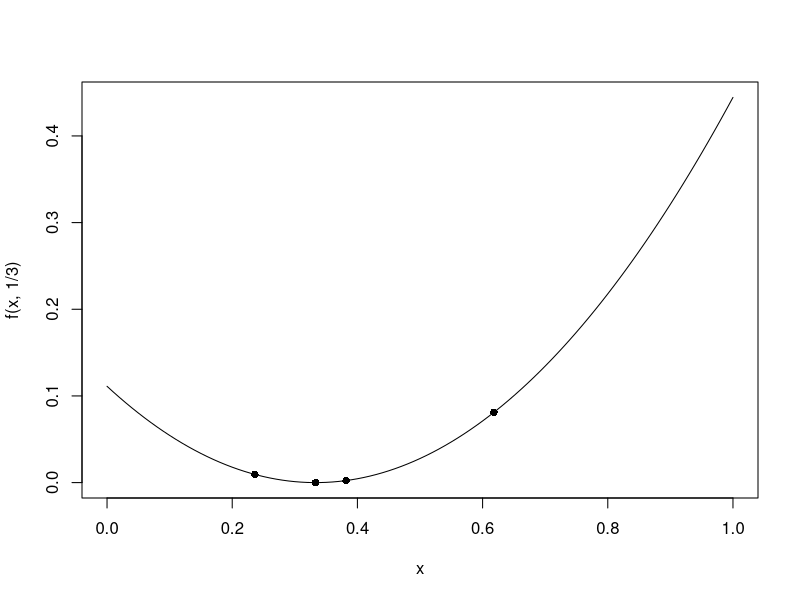

Source code (R):
library(spatstat.utils)


### Name: optimizeWithTrace
### Title: One Dimensional Optimization with Tracing
### Aliases: optimizeWithTrace
### Keywords: optimize

### ** Examples

  f <- function (x, a) (x - a)^2
  result <- optimizeWithTrace(f, c(0, 1), tol = 0.0001, a = 1/3)
  result
  curve(f(x, 1/3))
  with(result, points(x, y, pch=16))
